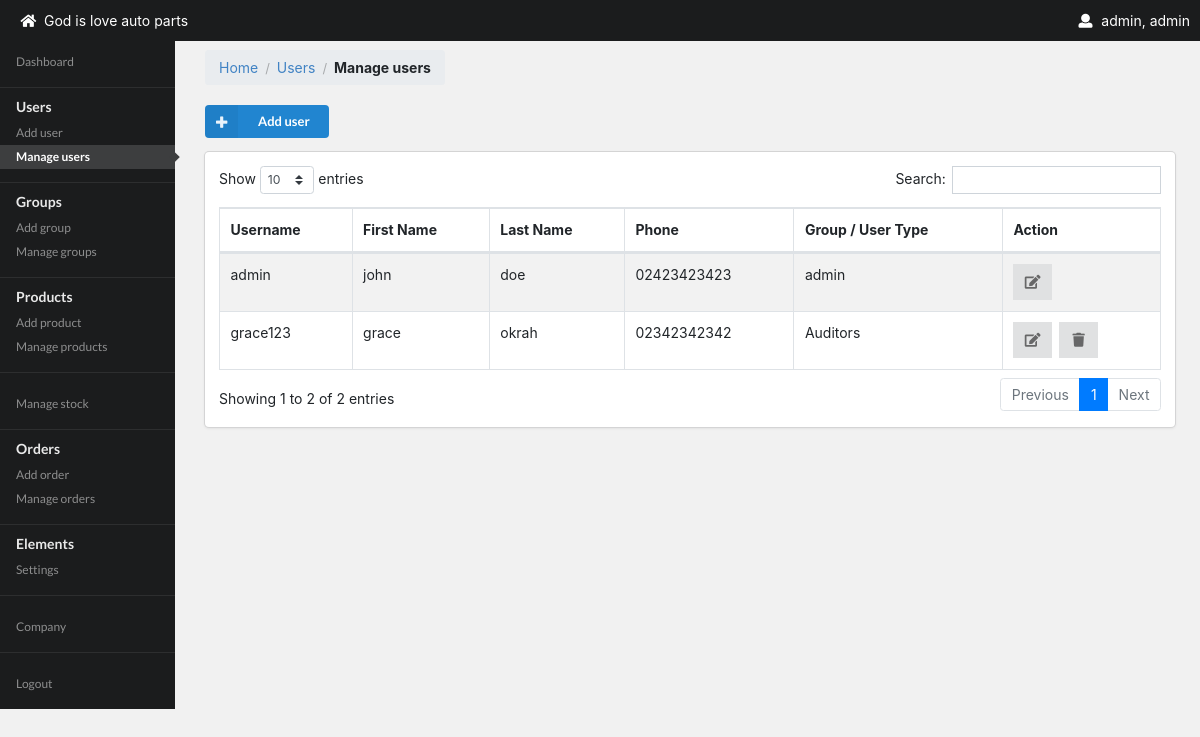
/users.php (signed in), run on the app's committed database.
### tables this page shows
CREATE TABLE `company_details` (
  `c_id` int(11) NOT NULL AUTO_INCREMENT,
  `company_name` varchar(100) NOT NULL,
  `vat_charges` double NOT NULL,
  `address` varchar(56) NOT NULL,
  `phone` varchar(57) NOT NULL,
  `message` text NOT NULL,
  PRIMARY KEY (`c_id`)
);

CREATE TABLE `users` (
  `user_id` int(11) NOT NULL AUTO_INCREMENT,
  `user_name` varchar(34) NOT NULL,
  `password` varchar(50) NOT NULL,
  `user_type` varchar(23) NOT NULL,
  `first_name` varchar(50) NOT NULL,
  `last_name` varchar(50) NOT NULL,
  `phone` varchar(40) NOT NULL,
  `gender` varchar(10) NOT NULL,
  PRIMARY KEY (`user_id`)
);

### includes/functions.php (called while the page is built, shortened)
<?php
    class Functions {
        function query($sql){
            global $conn;
            return $query = mysqli_query($conn,$sql);
        }
        function fetch_rows($query){
           $rows = array();
           while($fetch = mysqli_fetch_assoc($query)){
               array_push($rows,$fetch);
           }
           return $rows;
        }
        public function get_user_permission($path){
            if(isset($_SESSION['user_id']) && isset($_SESSION['user_data']) && !empty($_SESSION['user_id']) && !empty($_SESSION['user_data'])){
                $user_type = $_SESSION['user_data']['user_type'];
                $sql = "select * from groups where group_name = '$user_type'";
                $results = $this->fetch_rows($this->query($sql));
                $permission = json_decode($results[0]['permissions']);
                if(strpos($path,'user') > -1){
                    $path = 'Users.php';
                }
                if(strpos($path,'group') > -1){
                    $path = 'Groups.php';
                }
                if(strpos($path,'product') > -1 ){
                    $path = 'products.php';
                }
                if(strpos($path,'stock') > -1 ){
                    $path = 'stock.php';
                }
                if(strpos($path,'order') > -1){
                    $path = 'orders.php';
                }
                if(strpos($path,'company') > -1 || strpos($path,'database') > -1){
                    $path = 'company.php';
                }
                $page_permissions = array();
                for ($i=0; $i <sizeof($permission) ; $i++) {
                    if(strtoupper($permission[$i]->module_name) == strtoupper(str_replace('.php','',$path))){
                        $page_permissions = $permission[$i]->permissions;
                        break;
                    }
                }
               return $page_permissions;
            }
        }
    }
?>

### users.php (the view, shortened to what this page needs)
<?php
    $functions = new Functions();
?>
</head>
<body>
<?php include 'includes/layout/topBar.php' ?>
<div class="row" style="margin-top:30px">
        <div class="col-md-12 col-lg-2">
        <?php include 'includes/layout/sidebar.php' ?>
    </div>
    <div class="col-md-10 main-content">
        <div class="ui breadcrumb">
            <a class="section">Home</a>
            <div class="divider"> / </div>
            <a class="section" href="users.php">Users</a>
            <div class="divider"> / </div>
            <div class="active section">Manage users</div>
        </div>
        <?php
              $path = basename($_SERVER['REQUEST_URI'], '?' . $_SERVER['QUERY_STRING']);
               $permissions = $functions->get_user_permission($path);
               if(in_array('create',$permissions)):
        ?>
        <a href="add_users.php">
            <div class="ui  small primary labeled icon button">
            <i class="add icon"></i> Add user
            </div>
        </a>
        <?php endif ?>
        <?php
            $functions->delete_user();
            ?>
        <div class="ui card">
        <div class="content">
            <table id="example" class="table table-striped table-bordered" style="width:100%">
        <thead>
            <tr>
                <th>Username</th>
                <th>First Name</th>
                <th>Last Name</th>
                <th>Phone</th>
                <th>Group / User Type</th>
                <th>Action</th>
            </tr>
        </thead>
        <tbody>
         <?php
            $sql = "select * from users";
            $results = $functions->fetch_rows($functions->query($sql));
            foreach ($results as $result) {
                $delete_btn = ' <button data-tooltip="Delete user" data-position="top right" class="ui icon button" onclick="delete_user(\''.$result['user_id'].'\')"><i class="trash icon"></i></button>';
                if($result['user_type'] == 'admin'){
                    $delete_btn = '';
                }
                $actions = '';
                if(in_array('update',$permissions)){
                    $actions .= '<a  href="edit_user.php?id='.base64_encode($result['user_id']).'"><button data-tooltip="Edit user" data-position="top right" class="ui icon button"><i class="edit icon"></i></button></a>';
                }
                if(in_array('delete',$permissions)){
                    $actions .= $delete_btn;
                }
                echo '<tr>
                <td>'.$result['user_name'].'</td>
                <td>'.$result['first_name'].'</td>
                <td>'.$result['last_name'].'</td>
                <td>'.$result['phone'].'</td>
                <td>'.$result['user_type'].'</td>
                <td>
                 '.$actions.'
                </td>
            </tr>';
            }
         ?>
        </tbody>
    </table>
        </div>
        </div>
    </div>
</div>
<?php include_once 'includes/layout/footer.php'?>

### includes/layout/topBar.php (shortened to what this page needs)
<div class="topBar">
    <div style="display:flex; flex-direction:row; align-items:center">
    <div style="margin-left:20px">
        <i class="home icon"></i> <?php echo $functions->fetch_rows($functions->query("select * from company_details"))[0]['company_name'] ?>
    </div>
</div>
    <div class="ui topBarProfile"> <i class="user icon"></i> <?php echo $_SESSION['user_data']['user_name']?>, <?php echo $_SESSION['user_data']['user_type']?>
    </div>
</div>

### users.php (style rules this page uses)
.card { width:100% !important; }

### data on the page
company_details: company_name "God is love auto parts"
users: user_name "admin", first_name "john", last_name "doe", phone "02423423423", user_type "admin"
users: user_name "grace123", first_name "grace", last_name "okrah", phone "02342342342", user_type "Auditors"

### other printed values
$_SESSION['user_data']['user_name'] "admin"
$_SESSION['user_data']['user_type'] "admin"
$menu->label "Dashboard"
$menu->label "Users"
$drop_menu->label "Add user"
$drop_menu->label "Manage users"
$menu->label "Groups"
$drop_menu->label "Add group"
$drop_menu->label "Manage groups"
$menu->label "Products"
$drop_menu->label "Add product"
$drop_menu->label "Manage products"
$menu->label "Manage stock"
$menu->label "Orders"
$drop_menu->label "Add order"
